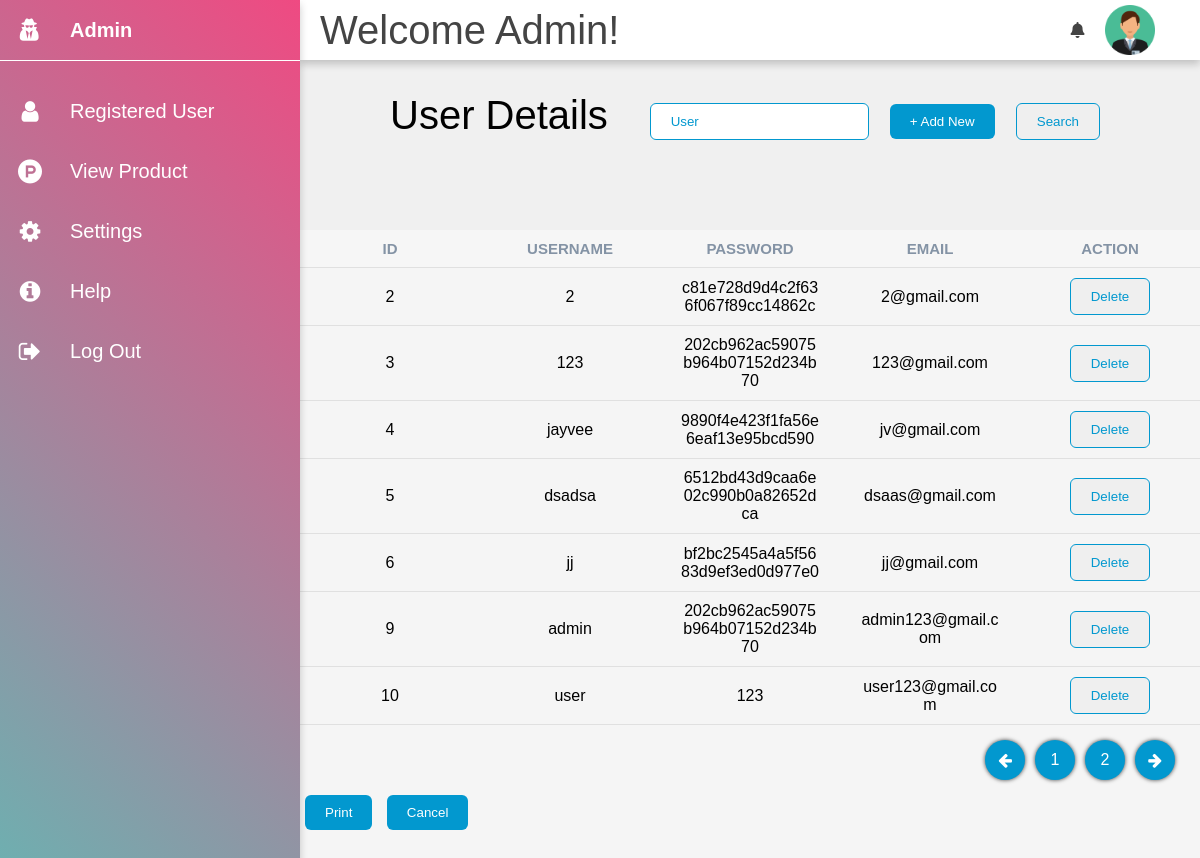
The app's page /admin.php with its own data.
### tables this page shows
CREATE TABLE `register` (
  `id` int(255) NOT NULL,
  `username` varchar(255) DEFAULT NULL,
  `password` varchar(255) DEFAULT NULL,
  `email` varchar(255) DEFAULT NULL,
  `usertype` varchar(100) NOT NULL DEFAULT 'user'
);

### admin.php (the view, shortened to what this page needs)
<?php
 	include 'connect.php';
	if(isset($_POST['search']))
	{
		$valueToSearch = $_POST['valueToSearch'];
		$query = "SELECT * FROM `register` WHERE CONCAT(`id`, `username`, `password`, `email`) LIKE '%".$valueToSearch."%'";
		$search_result = filterTable($query);
		$result = mysqli_query($connect, $query);
        $queryResult = mysqli_num_rows($result);
        if($queryResult > 0){
        }
		else{
            echo "<script>alert('User Not Found')</script>";
        }
    }
	else{
		$query = "SELECT * FROM `register`";
		$search_result = filterTable($query);
	}
	function filterTable($query)
	{
		$connect=mysqli_connect("localhost", "root", "", "1");
		$filter_Result = mysqli_query($connect, $query);
		return $filter_Result;
	}
?>
<!DOCTYPE html>
<html lang="en">
	<head>
		<link rel= "stylesheet" href="admin.css">
		<link rel="stylesheet" href="https://stackpath.bootstrapcdn.com/font-awesome/4.7.0/css/font-awesome.min.css">
		<link rel="stylesheet" href="https://use.fontawesome.com/releases/v5.15.4/css/all.css"/>
		<link rel="stylesheet" href="https://cdnjs.cloudflare.com/ajax/libs/font-awesome/4.7.0/css/font-awesome.min.css">
	</head>
	<body>
		<div class="container">
			<div class="sidebar">
				<ul>
					<li>
						<a href="#">
							<i class="fa fa-user-secret"></i>
							<div class="title">Admin</div>
						</a>
					</li>
					<li>
						<a href="#">
							<i class="fa fa-user"></i>
							<div class="title">Registered User</div>
						</a>
					</li>
					<li>
						<a href="addproductform.php">
							<i class="fa fa-product-hunt" aria-hidden="true"></i>
							<div class="title">View Product</div>
						</a>
					</li>
					<li>
						<a href="#">
							<i class="fa fa-cog"></i>
							<div class="title">Settings</div>
						</a>
					</li>
					<li>
						<a href="#">
							<i class="fa fa-info-circle "></i>
							<div class="title">Help</div>
						</a>
					</li>
					<li>
						<a href="login.php">
							<i class="fa fa-sign-out" aria-hidden="true"></i>
							<div class="title">Log Out</div>
						</a>
					</li>
				</ul>
			</div>
			<div class="main">
				<div class="top-bar">
					<p>Welcome Admin!</p>
					<i class="fas fa-bell"></i>
					<div class="user">
						<img src="image/user1.png">
					</div>
				</div>
				<div class="table">
					<div class="table_header">
						<p>User Details</p>
							<form action="admin.php" method="POST">
								<div>
								<input type="text" name="valueToSearch" placeholder="User">
								<button class="add_new">+ Add New </button>
								<input type ="submit" name="search" value="Search">
								</div>
							</form>
					</div>
					<div class="table_section">
						<table>
							<thead>
								<tr>
									<th>ID</th>
									<th>USERNAME</th>
									<th>PASSWORD</th>
									<th>EMAIL</th>
									<th>ACTION</th>
								</tr>
								<?php while($row = mysqli_fetch_array($search_result)):?>
									<tr>
										<td><?php echo $row['id'];?></td>
										<td><?php echo $row['username'];?></td>
										<td><?php echo $row['password'];?></td>
										<td><?php echo $row['email'];?></td>
										<td>
										<form action="del.php" method="POST">
                        					<input type="submit" name="delete" class="btn btn-danger" value="Delete">
                    					</form>
								</td>
									</tr>
								<?php endwhile;?>
							</thead>
						</table>
					</div>
					<div class="pagination">
						<div><i class="fa fa-arrow-left" aria-hidden="true"></i></div>
						<div>1</div>
						<div>2</div>
						<div><i class="fa fa-arrow-right" aria-hidden="true"></i></div>
					</div>
					<div class="">
                        <button onclick="window.print()" class="dis">Print</button>
                        <button class="dis">Cancel</button>
                    </div>
				</div>
			</div>
		</div>
	</body>
</html>

### admin.css (style rules this page uses)
* { margin: 0; padding: 0; box-sizing: border-box; font-family: 'Poppins', sans-serif; }
body { overflow: hidden; }
.container { position: relative; width: 100%; }
.sidebar { position: fixed; width: 300px; height: 100%; background: linear-gradient(45deg, #47cebe, #ef4a82); overflow: hidden; box-shadow: 0 4px 8px 0 rgba(0, 0, 0, 0.2); z-index: 2; }
.sidebar ul li { width: 100%; list-style: none; }
.sidebar ul li:first-child { line-height: 60px; margin-bottom: 20px; font-weight: 600; border-bottom: 1px solid #fff; }
.sidebar ul li a { width: 100%; text-decoration: none; color: #fff; height: 60px; display: flex; align-items: center; }
.sidebar ul li a i { min-width: 60px; font-size: 24px; text-align: center; }
.sidebar .title { padding: 0 10px; font-size: 20px; }
.main { position: absolute; width: calc(100% - 300px); min-height: 100vh; left: 300px; background: #f5f5f5; }
.top-bar { position: fixed; height: 60px; width: calc(100% - 300px); background: #fff; display: grid; grid-template-columns: 10fr 0.4fr 1fr; grid-gap: 5px; align-items: center; color: #444; padding: 0 20px; box-shadow: 0 4px 8px 0 rgb(0, 0, 0, 0.2); z-index: 1; }
.top-bar p { font-size: 40px; }
.user { position: relative; width: 50px; height: 50px; }
img { position: absolute; width: 100%; height: 100%; top: 0; left: 0; object-fit: cover; }
.table { width: 100%; }
.table_header { font-size: 40px; display: flex; justify-content: space-between; align-items: center; flex-wrap: wrap; padding: 90px; background-color: rgb(240, 240, 240); }
.table_header p { color: #000000; }
button { outline: none; border: none; border-radius: 6px; cursor: pointer; padding: 10px; color: #fff; }
.add_new { padding: 10px 20px; color: #fff; background-color: #0298cf; }
input { padding: 10px 20px; margin: 0 10px; outline: none; border: 1px solid #0298cf; border-radius: 6px; color: #0298cf; }
.table_section { height: 500px; overflow: auto; }
table { width: 100%; table-layout: fixed; min-width: 900px; border-collapse: collapse; }
thead th { position: sticky; top: 0; background-color: #f6f6f6; color: #8493a5; font-size: 15px; }
th,td { border-bottom: 1px solid #dddd; padding: 10px 20px; word-break: break-all; text-align: center; }
.pagination { display: flex; justify-content: flex-end; width: 100%; padding: 10px 20px; }
.pagination div { padding: 10px; border: 2px; height: 40px; width: 40px; border-radius: 100%; display: flex; justify-content: center; align-items: center; background-color: #0298cf; color: #fff; box-shadow: 0px 0px 4px 0px rgba(0, 0, 0, 0.75); margin: 0 5px; cursor: pointer; }
::placeholder { color: #0298cf; }
.dis { padding: 10px 20px; color: #fff; background-color: #0298cf; margin: 5px; }

### records on screen
register: id "2", username "2", password "c81e728d9d4c2f636f067f89cc14862c", email "2@gmail.com"
register: id "3", username "123", password "202cb962ac59075b964b07152d234b70", email "123@gmail.com"
register: id "4", username "jayvee", password "9890f4e423f1fa56e6eaf13e95bcd590", email "jv@gmail.com"
register: id "5", username "dsadsa", password "6512bd43d9caa6e02c990b0a82652dca", email "dsaas@gmail.com"
register: id "6", username "jj", password "bf2bc2545a4a5f5683d9ef3ed0d977e0", email "jj@gmail.com"
register: id "9", username "admin", password "202cb962ac59075b964b07152d234b70", email "admin123@gmail.com"
register: id "10", username "user", password "123", email "user123@gmail.com"
